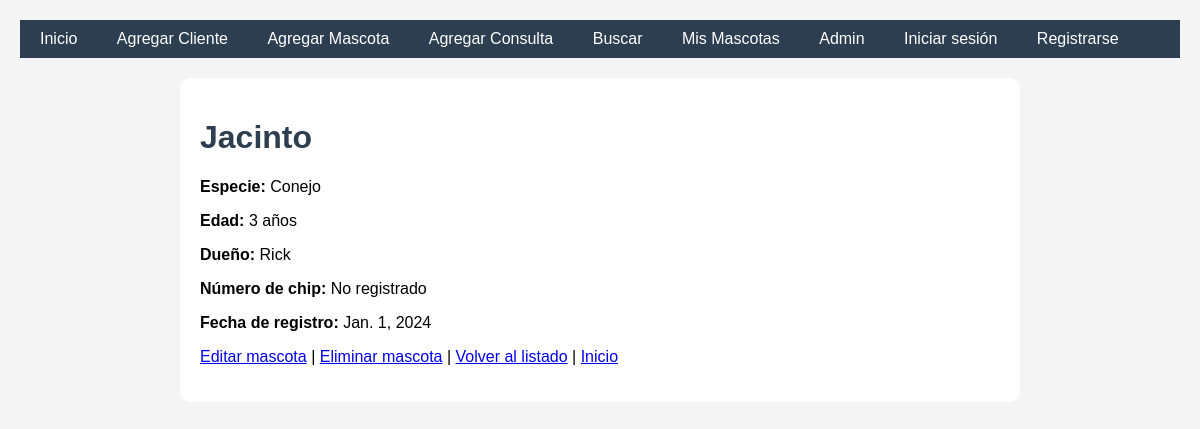
Before: /mascotas/4/ with the older database file.
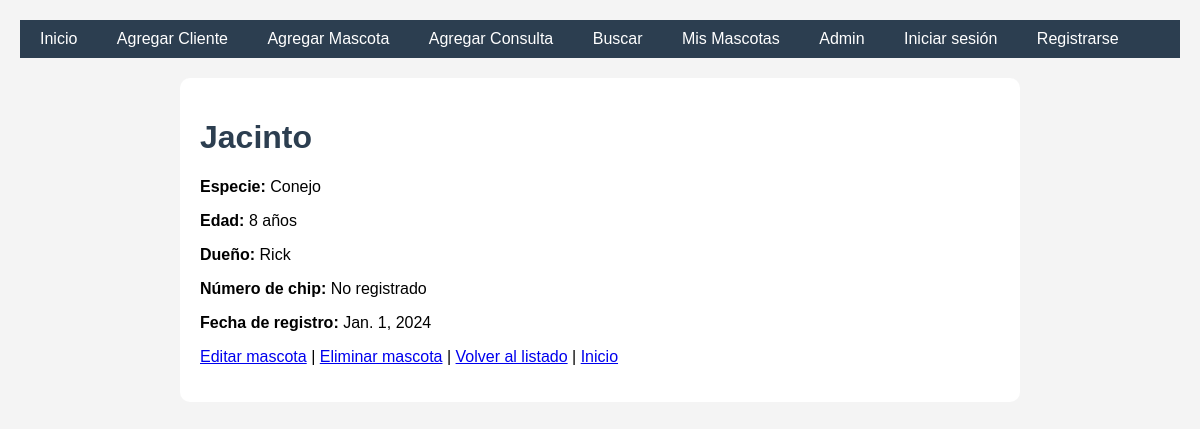
After: the same page with the newer database file.
### veterinaria/models.py (models this page shows, shortened)
class Mascota(models.Model):
    ESPECIES = [
        ('perro', 'Perro'),
        ('gato', 'Gato'),
        ('conejo', 'Conejo'),
        ('ave', 'Ave'),
        ('otro', 'Otro'),
    ]
    nombre = models.CharField(max_length=50)
    especie = models.CharField(max_length=20, choices=ESPECIES)
    edad = models.IntegerField()
    dueno = models.ForeignKey(Cliente, on_delete=models.CASCADE, related_name='mascotas')
    imagen = models.ImageField(upload_to='mascotas/', null=True, blank=True)
    fecha_registro = models.DateField(auto_now_add=True)
    numero_chip = models.IntegerField(unique=True, null=True, blank=True)

class Cliente(models.Model):
    nombre = models.CharField(max_length=50)
    email = models.EmailField()
    telefono = models.CharField(max_length=20)

### veterinaria/views.py (the view)
# urls.py: path('mascotas/<int:mascota_id>/', views.detalle_mascota, name='detalle_mascota'),
def detalle_mascota(request, mascota_id):
    mascota = get_object_or_404(Mascota, id=mascota_id)
    return render(request, 'veterinaria/detalle_mascota.html', {'mascota': mascota})

### veterinaria/templates/veterinaria/detalle_mascota.html (shortened to what this page needs)
{% extends "veterinaria/base.html" %}
{% block content %}
<h1>{{ mascota.nombre }}</h1>
<p><strong>Especie:</strong> {{ mascota.get_especie_display }}</p>
<p><strong>Edad:</strong> {{ mascota.edad }} años</p>
<p><strong>Dueño:</strong> {{ mascota.dueno.nombre }}</p>
<p><strong>Número de chip:</strong> {{ mascota.numero_chip|default:"No registrado" }}</p>
<p><strong>Fecha de registro:</strong> {{ mascota.fecha_registro }}</p>
<p>
    <a href="{% url 'editar_mascota' mascota.id %}">Editar mascota</a> |
    <a href="{% url 'eliminar_mascota' mascota.id %}">Eliminar mascota</a> |
    <a href="{% url 'listado_mascotas' %}">Volver al listado</a> |
    <a href="{% url 'inicio' %}">Inicio</a>
</p>
{% endblock %}

Changed rows visible on the page:
changed Mascota "Jacinto": edad "3" → "8"
